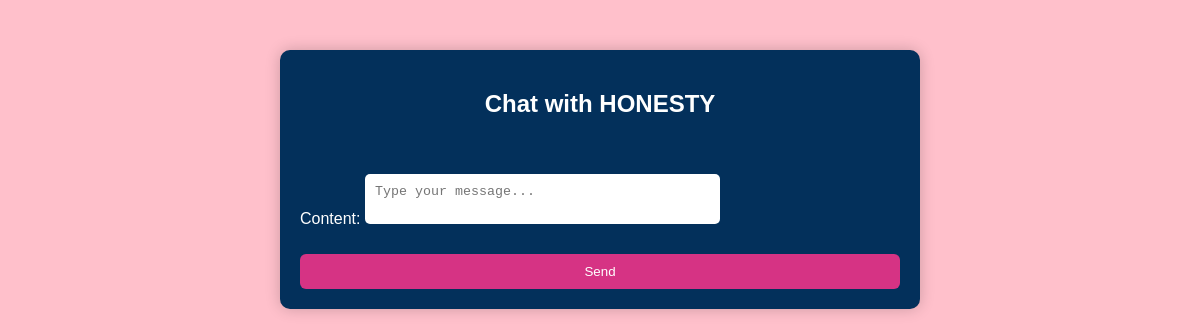
The app's page /chat/HONESTY/ (signed in), older data.
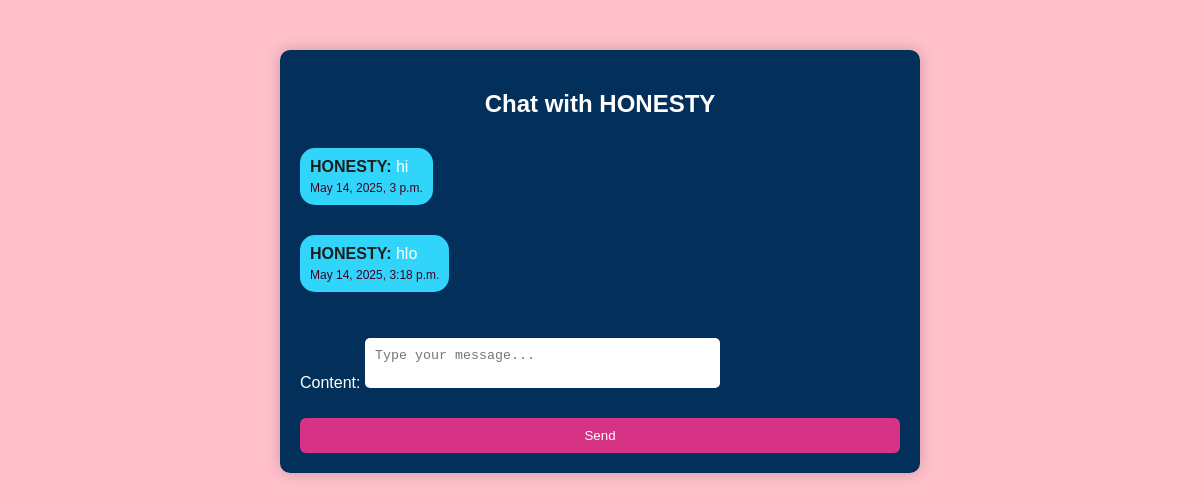
The same page, newer data.
### match/models.py (models this page shows, shortened)
class Message(models.Model):
    sender = models.ForeignKey(
        settings.AUTH_USER_MODEL,
        on_delete=models.CASCADE,
        related_name='sent_messages'
    )
    receiver = models.ForeignKey(
        settings.AUTH_USER_MODEL,
        on_delete=models.CASCADE,
        related_name='received_messages'
    )
    content = models.TextField()
    timestamp = models.DateTimeField(auto_now_add=True)
    is_read = models.BooleanField(default=False)

class CustomUser(AbstractUser):
    COLLEGE_CHOICES = [
        ('COCIS', 'COCIS'),
        ('CEDAT', 'CEDAT'),
        ('CHUSS', 'CHUSS'),
    ]
    INTEREST_CHOICES = [
        ('Music', 'Music'),
        ('Sports', 'Sports'),
        ('Gaming', 'Gaming'),
        ('Movies', 'Movies'),
        ('Tech', 'Tech'),
    ]
    bio = models.TextField(blank=True)
    profile_pic = models.ImageField(upload_to='profile_pics/', null=True, blank=True)
    interests = models.TextField()  # Comma-separated list of interests
    age = models.PositiveIntegerField(null=True)
    location = models.CharField(max_length=255)
    college = models.CharField(max_length=10, choices=COLLEGE_CHOICES, null=True, blank=True)
    interests = models.ManyToManyField(Interest, blank=True)
    email_verified = models.BooleanField(default=False)
    verification_code = models.CharField(max_length=6, blank=True, null=True)

### match/views.py (the view)
# urls.py: path('chat/<str:username>/', views.chat, name='chat'),
@login_required
def chat(request, username):
    other_user = CustomUser.objects.get(username=username)
    messages = Message.objects.filter(
        Q(sender=request.user, receiver=other_user) |
        Q(sender=other_user, receiver=request.user)
    ).order_by('timestamp')
    if request.method == 'POST':
        form = MessageForm(request.POST)
        if form.is_valid():
            new_message = form.save(commit=False)
            new_message.sender = request.user
            new_message.receiver = other_user
            new_message.save()
            return redirect('chat', username=other_user.username)
    else:
        form = MessageForm()
    return render(request, 'chat.html', {
        'messages': messages,
        'form': form,
        'other_user': other_user
    })

### match/forms.py
class MessageForm(forms.ModelForm):
    class Meta:
        model = Message
        fields = ['content']
        widgets = {
            'content': forms.Textarea(attrs={'rows': 2, 'placeholder': 'Type your message...'}),
        }

### match/templates/chat.html (shortened to what this page needs)
<!DOCTYPE html>
<html lang="en">
<head>
</head>
<body>
<div class="chat-container">
    <h2>Chat with {{ other_user.username }}</h2>
    <div class="messages">
        {% for msg in messages %}
            <div class="message {% if msg.sender == request.user %}you{% else %}other{% endif %}">
                <span class="sender-label">
                    {% if msg.sender == request.user %}You{% else %}{{ msg.sender.username }}{% endif %}:
                </span>
                {{ msg.content }}
                <span class="timestamp">{{ msg.timestamp }}</span>
            </div>
        {% endfor %}
    </div>
    <form method="post">
        {{ form.as_p }}
        <button type="submit">Send</button>
    </form>
</div>
</body>
</html>

Row changes from the older to the newer data that the page shows:
added Message: sender.username "HONESTY", content "hi", timestamp "May 14, 2025, 3 p.m."
added Message: sender.username "HONESTY", content "hlo", timestamp "May 14, 2025, 3:18 p.m."
